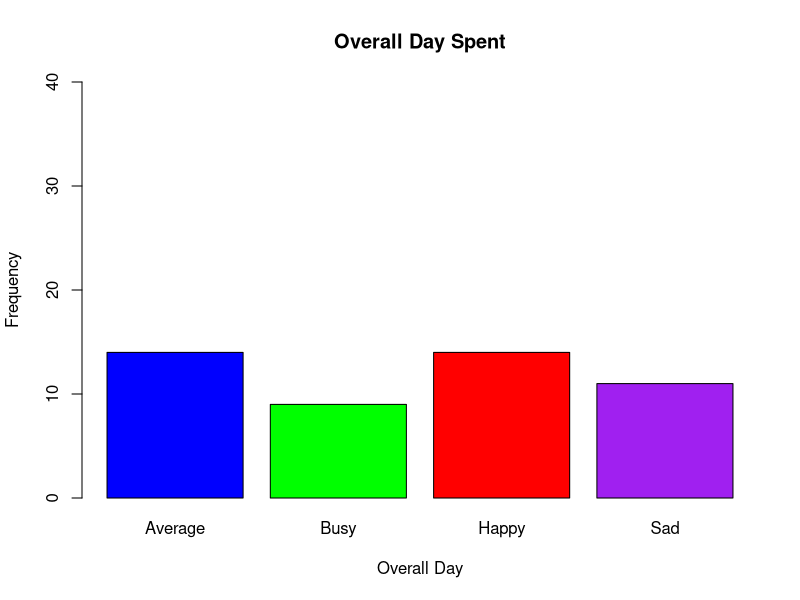
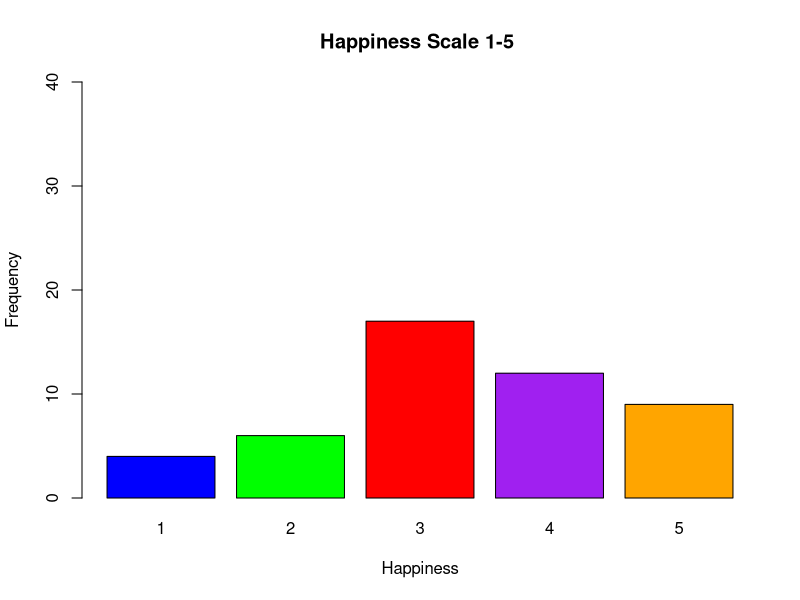

Here is the R script that generated these plots, in order: (Note: this script raises an error after producing the figures.)
"
****************************************************************
Name: Sowmya Ganesan
Student Number: A00295227

QMM 1001 Case Study 1 [20%]
****************************************************************
"

#########################################################		
# Categorical Variables
#########################################################
# Nominal Categorical variable - Overall Day 
# Store the dataset in a variable personalized

personalized <-read.csv('personal.csv')
personalized

#Frequency Table for the nominal categorical variable (Day)
#Create a  overall_day variable to save the frequency distribution table using table()

overall_day_1 <-table(personalized$Day)
overall_day_1

# Create a relative frequency distribution variable to save the relative frequency distribution table using prop.table()  
overall_day_prop <-prop.table(overall_day_1)
overall_day_prop

 # frequency table with percentages
percentage <- overall_day_prop * 100
percentage

#Using paste0() function which concatenates the input values in a single character string
overall_day<- paste0(round(percentage, 2), "%") 
overall_day

# Plot a Bar chart for the frequency distribution table
barplot(overall_day_1,main = "Overall Day Spent",xlab="Overall Day",ylab="Frequency", ylim = c(0, 40)
        ,col=c("blue", "green", "red", "purple")) 


# Ordinal Categorical variable - Happiness 

# Frequency Table for the ordinal categorical variable (Happiness)
# Create a happiness variable to save the frequency distribution table using table()

happiness <- table(personalized$Happiness)
happiness

# Create a relative frequency distribution variable to save the relative frequency distribution table using prop.table()  
happiness_prop <-prop.table(happiness)
happiness_prop 

# frequency table with percentages
percentage_happiness <-  happiness_prop * 100
percentage_happiness

#Using paste0() function which concatenates the input values in a single character string
percentage_happiness <- paste0(round(percentage_happiness, 2), "%") 
percentage_happiness

# Plot a Bar chart for the frequency distribution table
barplot(happiness,main = "Happiness Scale 1-5 ",xlab="Happiness",ylab="Frequency", ylim = c(0, 40)
        ,col=c("blue", "green", "red", "purple","orange")) 


freq_data <- table(personalized$Happiness,personalized$Day)
rpivotTable(freq_data)



#########################################################		
# Quantitative Variables
#########################################################

#########################################################		
# Quantitative Variable 1 - Zoom
#########################################################

# Quantitative variable - Hours spent on Zoom
# Plotting histogram for hours spent on Zoom
hist(personalized$Zoom,col = "lightgreen", border = "darkblue",
     main = "Histogram of Hours spent on Zoom",
     xlab = "Zoom", ylab = "Frequency")

# Calculate mean for the quantitative variable zoom
mean_zoom <- mean(personalized$Zoom)
mean_zoom

# Summary  for the quantitative variable Zoom
summary(personalized$Zoom)

# Calculate standard deviation for the quantitative variable Zoom
sd_zoom <- sd(personalized$Zoom)
sd_zoom

# Calculate IQR of the variable Zoom
IQR(personalized$Zoom)

# Plotting the box plot 
bp.zoom<-boxplot(personalized$Zoom,col="Blue",outcol="Red",main="Hours spent on Zoom",ylab="Zoom")
bp.zoom$out

# Calculating z-scores for the zoom variable
z.score<-(personalized$zoom - mean_zoom/sd_zoom)
z.score

#create a subset of data that only contains quantitative variables

subset.data <- subset(personalized, select = c("Zoom", "Study", "Sleep", "Water.Bottle", "Listening.music", "Happiness","Steps"))
View(subset.data)

#Finding the highest correlation coefficient of two variables
cor(subset.data)


#########################################################		
# Quantitative Variable 2 - Study
#########################################################

# Quantitative variable - Hours spent Studying

# Plotting histogram for hours spent Studying
hist(personalized$Study,col = "lightgreen", border = "darkblue",
     main = "Histogram of Hours Studying",
     xlab = "Study", ylab = "Frequency")

# Calculate mean for the quantitative variable Study
mean_study <- mean(personalized$Study)
mean_study

# Summary  for the quantitative variable Study
summary(personalized$Study)

# Calculate standard deviation for the quantitative variable Study
sd_study <- sd(personalized$Study)
sd_study

# Calculate IQR of the variable Study 
IQR(personalized$Study)

#Plotting the box plot for study variable
bp.study<-boxplot(personalized$Study,col="Blue",outcol="Red",main="Hours spent Studying ",ylab="Study")
bp.study$out

# Calculating z-scores for the study variable
z.score<-(personalized$Study - mean_study/sd_study)
z.score

#create a subset of data that only contains quantitative variables
subset.data <- subset(personalized, select = c("Zoom", "Study", "Sleep", "Water.Bottle", "Listening.music", "Happiness","Steps"))
View(subset.data)

#Finding the highest correlation coefficient of two variables

cor(subset.data)


#########################################################		
# Quantitative Variable 3 -  Sleep
#########################################################

# Quantitative variable - Hours spent Sleeping

# Plotting histogram for hours spent sleeping
hist(personalized$Sleep,col = "lightgreen", border = "darkblue",
     main = "Histogram of Hours spent Sleeping",
     xlab = "Sleep", ylab = "Frequency")

# Calculate mean for the quantitative variable Sleep
mean_sleep <- mean(personalized$Sleep)
mean_sleep


# Summary  for the quantitative variable Sleep
summary(personalized$Sleep)

# Calculate standard deviation for the quantitative variable sleep
sd_sleep <- sd(personalized$Sleep)
sd_sleep

# Calculate IQR of the variable Sleep
IQR(personalized$Sleep)

#Plotting the box plot for sleep variable
bp.sleep<-boxplot(personalized$Sleep,col="Blue",outcol="Red",main="Hours spent Sleeping ",ylab="Sleep")
bp.sleep$out

# Calculating z-scores for the sleep variable
z.score<-(personalized$Sleep - mean_sleep/sd_sleep)
z.score

#create a subset of data that only contains quantitative variables

subset.data <- subset(personalized, select = c("Zoom", "Study", "Sleep", "Water.Bottle", "Listening.music", "Happiness","Steps"))
View(subset.data)

#Finding the highest correlation coefficient of two variables
cor(subset.data)

#########################################################		
# Quantitative Variable 4 - Water Bottle
#########################################################

# Quantitative variable -Water Bottle

# Plotting histogram for No. of water bottles filled
hist(personalized$Water.Bottle,col = "lightgreen", border = "darkblue",
     main = "Histogram of No. of water bottles filled",
     xlab = "Sleep", ylab = "Frequency")

# Calculate mean for the quantitative variable Water Bottle
mean_waterbottle <- mean(personalized$Water.Bottle)
mean_waterbottle

# Summary  for the quantitative variable Water Bottle
summary(personalized$Water.Bottle)

# Calculate standard deviation for the quantitative variable Water Bottle
sd_waterbottle <- sd(personalized$Water.Bottle)
sd_waterbottle

# Calculate IQR of the variable Water Bottle 

IQR(personalized$Water.Bottle)

#Plotting the box plot forWater Bottle variable
bp.waterbottle<-boxplot(personalized$Water.Bottle,col="Blue",outcol="Red",main="No. of times Water Bottle filled ",ylab="Water Bottle")
bp.waterbottle$out

# Calculating z-scores for the Water Bottle variable
z.score<-(personalized$Water.Bottle - mean_waterbottle/sd_waterbottle)
z.score

#create a subset of data that only contains quantitative variables

subset.data <- subset(personalized, select = c("Zoom", "Study", "Sleep", "Water.Bottle", "Listening.music", "Happiness","Steps"))
View(subset.data) 

#Finding the highest correlation coefficient of two variables
cor(subset.data)

#########################################################		
# Quantitative Variable 4 - Listening Music
#########################################################

# Quantitative variable - Listening Music

# Plotting histogram for Whether Listen to music or not
hist(personalized$Listening.music,col = "lightgreen", border = "darkblue",
     main = "Histogram of Hours spent Sleeping",
     xlab = "Sleep", ylab = "Frequency")


# Summary  for the quantitative variable Listening music
summary(personalized$Listening.music)

# Calculate mean for the quantitative variable  Listening Music
mean_music <- mean(personalized$Listening.music)
mean_music


# Calculate standard deviation for the quantitative variable Listening music
sd_music <- sd(personalized$Listening.music)
sd_music

# Calculate IQR of the variable Listening music 
IQR(personalized$Listening.music)

#Plotting the box plot for Listening music variable
bp.listenmusic<-boxplot(personalized$Listening.music,col="Blue",outcol="Red",main="Whether I listened to music or not  ",ylab="Listening music")
bp.listenmusic$out

# Calculating z-scores for the Listening music variable
z.score<-(personalized$Listening.music - mean_music/sd_music)
z.score

#create a subset of data that only contains quantitative variables
subset.data <- subset(personalized, select = c("Zoom", "Study", "Sleep", "Water.Bottle", "Listening.music", "Happiness","Steps"))
View(subset.data)

#Finding the highest correlation coefficient of two variables
cor(subset.data)

#########################################################		
# Quantitative Variable 4 - Steps
#########################################################

# Quantitative variable - Steps

# Plotting histogram for No. of steps in a day 
hist(personalized$Steps,col = "lightgreen", border = "darkblue",
     main = "Histogram of No. of Steps in a Day",
     xlab = "Steps", ylab = "Frequency")


# Summary  for the quantitative variable Steps
summary(personalized$Steps)

# Calculate mean for the quantitative variable Steps
mean_steps <- mean(personalized$Steps)
mean_steps

# Calculate standard deviation for the quantitative variable Steps
sd_steps <- sd(personalized$Steps)
sd_steps

# Calculate IQR of the variable Steps 

IQR(personalized$Steps)

#Plotting the box plot for study variable

bp.steps<-boxplot(personalized$Steps,col="Blue",outcol="Red",main=" No. of Steps in a day  ",ylab="Steps")
bp.steps$out

# Calculating z-scores for the Steps Variable
z.score<-(personalized$Steps - mean_steps/sd_steps)
z.score

#create a subset of data that only contains quantitative variables

subset.data <- subset(personalized, select = c("Zoom", "Study", "Sleep", "Water.Bottle", "Listening.music", "Happiness","Steps"))
View(subset.data)

#Finding the highest correlation coefficient of two variables

cor(subset.data)
 

#Highest correlation Variables
#Study and sleep has the highest correlation coefficient 
personalized.line <-lm(Study ~Sleep, personalized)

#Retrieve slope and intercept
personalized.line$coefficients
 # (Intercept)       Sleep 
# -0.1033668   0.3490845 

# Create a scatterplot
plot(personalized$Study, personalized$Sleep, 
     xlab = "Study(Hours)", ylab = "Sleep (Hours)",
     main = "Highest Correlation Coefficient",
     pch = 20)  # Change marker symbol to solid circle (pch = 20)

#Plot the regression line and the equation of the line (in text) on your scatterplot. 

#Plot the Equation of the line (in text) on the scatter plot 
abline(personalized.line,col='green')
text(15,125,cex=0.8,"Study = - -0.1033668 x Sleep + 0.3490845  ")
